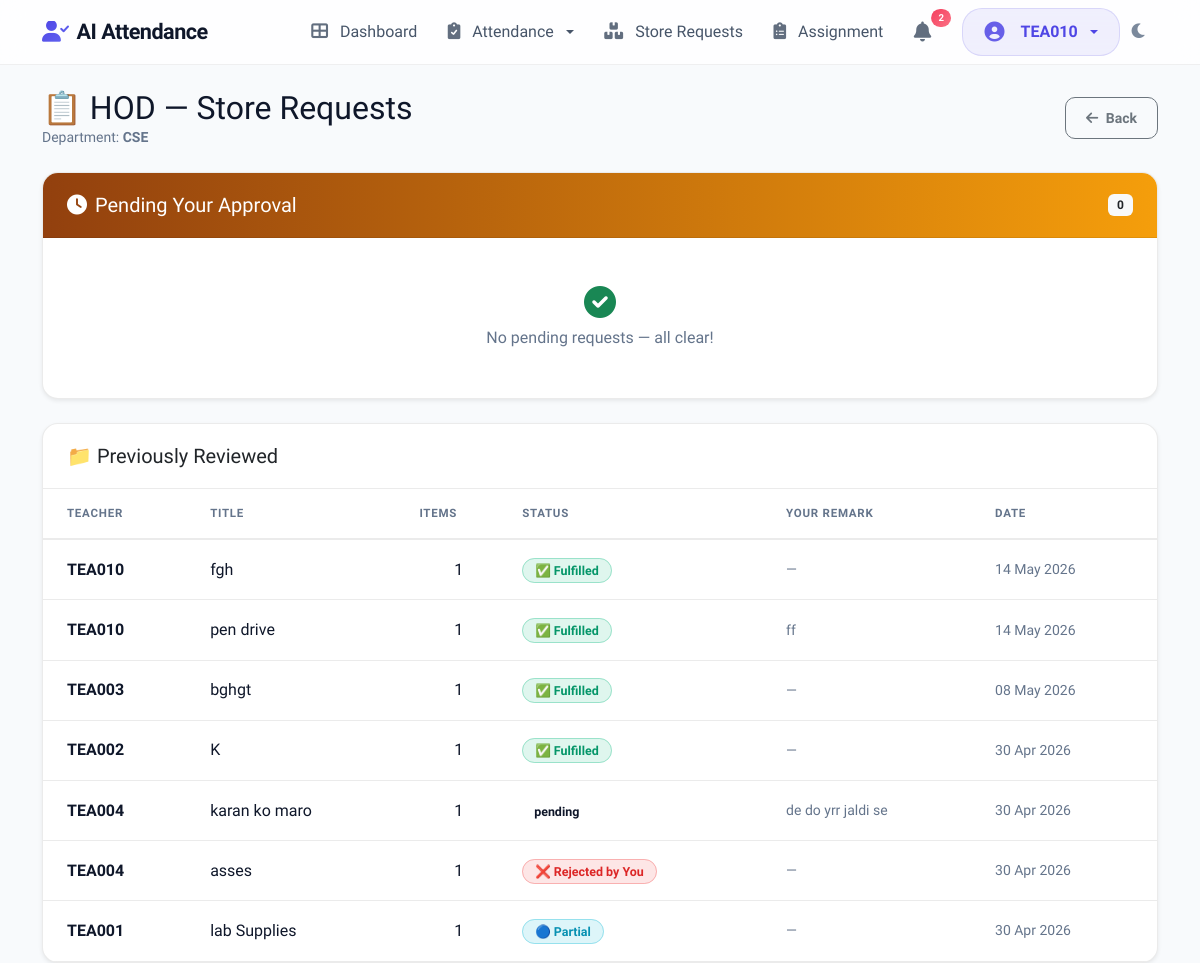
/core/hod/store/ (signed in), run on the app's committed database.
### core/models.py (models this page shows, shortened)
class TeacherProfile(models.Model):
    DESIGNATION_CHOICES = [
        ('hod', 'HOD'),
        ('asst_prof', 'Assistant Professor'),
    ]
    DEPARTMENT_CHOICES = [
        ('CSE',  'Computer Science & Engineering'),
        ('IT',   'Information Technology'),
        ('ECE',  'Electronics & Communication'),
        ('EE',   'Electrical Engineering'),
        ('ME',   'Mechanical Engineering'),
        ('CE',   'Civil Engineering'),
        ('AIDS', 'AI & Data Science'),
        ('AIML', 'AI & Machine Learning'),
        ('other','Other'),
    ]
    user = models.OneToOneField(
        User,
        on_delete=models.CASCADE,
        related_name='teacher_profile'
    )
    designation = models.CharField(
        max_length=20,
        choices=DESIGNATION_CHOICES,
        default='asst_prof'
    )
    department = models.CharField(
        max_length=10,
        choices=DEPARTMENT_CHOICES,
        default='CSE'
    )

class StoreRequest(models.Model):
    STATUS_CHOICES = [
        ('pending_hod',   'Awaiting HOD Approval'),
        ('hod_rejected',  'Rejected by HOD'),
        ('pending_store', 'Awaiting Store Head'),
        ('assigned',      'Assigned to Staff'),
        ('delivered',     'Delivered by Staff (Awaiting Confirmation)'),
        ('partial',       'Partially Fulfilled'),
        ('fulfilled',     'Fully Fulfilled'),
        ('rejected',      'Rejected by Store'),
    ]
    requested_by = models.ForeignKey(User, on_delete=models.CASCADE, related_name='store_requests')
    title        = models.CharField(max_length=200)
    notes        = models.TextField(blank=True)
    status       = models.CharField(max_length=20, choices=STATUS_CHOICES, default='pending_hod')
    hod_approved_by = models.ForeignKey(
        User, on_delete=models.SET_NULL, null=True, blank=True,
        related_name='hod_approved_requests'
    )
    hod_approved_at = models.DateTimeField(null=True, blank=True)
    hod_remarks     = models.TextField(blank=True)
    fulfilled_by = models.ForeignKey(
        StoreStaff, on_delete=models.SET_NULL,
        null=True, blank=True, related_name='fulfilled_requests'
    )
    assigned_to  = models.ForeignKey(
        StoreStaff, on_delete=models.SET_NULL,
        null=True, blank=True, related_name='assigned_requests'
    )
    assigned_at       = models.DateTimeField(null=True, blank=True)
    expected_delivery = models.DateField(null=True, blank=True)
    staff_response    = models.TextField(blank=True, help_text='Store staff response/notes')
    remarks           = models.TextField(blank=True, help_text='Store Head remarks')
    teacher_confirmed_at = models.DateTimeField(null=True, blank=True)
    teacher_remarks      = models.TextField(blank=True, help_text='Teacher remarks on receipt')
    created_at = models.DateTimeField(auto_now_add=True)
    updated_at = models.DateTimeField(auto_now=True)
    class Meta:
        ordering = ['-created_at']
    @property
    def total_items(self):
        return self.items.count()

### core/views.py (the view)
# urls.py: path('hod/store/', views.hod_store_requests, name='hod_store_requests'),
@login_required
def hod_store_requests(request):
    hod_profile = _get_hod_profile(request.user)
    if not hod_profile:
        messages.error(request, "Access denied — HOD only.")
        return redirect('teacher_dashboard')
    dept = hod_profile.department
    dept_teacher_ids = User.objects.filter(
        teacher_profile__department=dept,
        is_staff=True, is_superuser=False
    ).values_list('id', flat=True)
    pending   = StoreRequest.objects.filter(
        requested_by__in=dept_teacher_ids, status='pending_hod'
    ).prefetch_related('items').select_related('requested_by')
    reviewed  = StoreRequest.objects.filter(
        requested_by__in=dept_teacher_ids
    ).exclude(status='pending_hod').prefetch_related('items').select_related(
        'requested_by', 'hod_approved_by', 'assigned_to__user', 'fulfilled_by__user'
    )
    return render(request, 'hod_store_requests.html', {
        'pending':  pending,
        'reviewed': reviewed,
        'dept':     dept,
    })

### templates/hod_store_requests.html (shortened to what this page needs)
{% extends 'base.html' %}
{% block content %}
<div class="d-flex justify-content-between align-items-center mb-4">
    <div>
        <h2 class="header-title mb-0">📋 HOD — Store Requests</h2>
        <p class="text-muted small mb-0">Department: <strong>{{ dept }}</strong></p>
    </div>
    <a href="{% url 'teacher_dashboard' %}" class="btn btn-outline-secondary btn-sm">
        <i class="fas fa-arrow-left me-1"></i> Back
    </a>
</div>
<div class="card shadow-sm mb-4">
    <div class="card-header d-flex align-items-center gap-2"
         style="background:linear-gradient(90deg,#92400e,#f59e0b);color:#fff;">
        <i class="fas fa-clock fa-lg"></i>
        <h5 class="mb-0">Pending Your Approval</h5>
        <span class="badge bg-light text-dark ms-auto">{{ pending.count }}</span>
    </div>
    <div class="card-body p-0">
        {% if pending %}
        <div class="accordion" id="pendingAcc">
        {% for req in pending %}
        <div class="accordion-item border-0 border-bottom">
            <button class="accordion-button collapsed py-3 px-4" type="button"
                    data-bs-toggle="collapse" data-bs-target="#p{{ req.id }}">
                <div class="row w-100 align-items-center g-2">
                    <div class="col-md-4 fw-bold">
                        <i class="fas fa-user me-1 text-primary"></i>
                        {{ req.requested_by.get_full_name|default:req.requested_by.username }}
                        <div class="fw-normal text-muted small">{{ req.title }}</div>
                    </div>
                    <div class="col-md-3 text-muted small">{{ req.created_at|date:"d M Y, H:i" }}</div>
                    <div class="col-md-3">
                        <span class="status-pill sp-pending_hod">⏳ Awaiting Approval</span>
                    </div>
                    <div class="col-md-2 text-end">
                        <span class="badge bg-secondary">{{ req.total_items }} items</span>
                    </div>
                </div>
            </button>
            <div id="p{{ req.id }}" class="accordion-collapse collapse">
                <div class="accordion-body px-4">
                    <table class="table table-sm mb-3">
                        <thead><tr><th>Item</th><th class="text-center">Qty Requested</th></tr></thead>
                        <tbody>
                        {% for item in req.items.all %}
                        <tr>
                            <td>{{ item.item_name }}</td>
                            <td class="text-center"><span class="badge bg-secondary">{{ item.quantity_requested }}</span></td>
                        </tr>
                        {% endfor %}
                        </tbody>
                    </table>
                    {% if req.notes %}
                    <div class="alert alert-light py-2 mb-3"><small><strong>Notes:</strong> {{ req.notes }}</small></div>
                    {% endif %}
                    <form method="post" action="{% url 'hod_review_store_request' req.id %}">
                        {% csrf_token %}
                        <div class="mb-2">
                            <label class="form-label small fw-semibold">Your Remarks (optional)</label>
                            <textarea name="hod_remarks" class="form-control form-control-sm" rows="2"
                                      placeholder="Add a note for the store…"></textarea>
                        </div>
                        <div class="d-flex gap-2">
                            <button type="submit" name="action" value="approve"
                                    class="btn btn-success btn-sm">
                                <i class="fas fa-check me-1"></i>Approve & Forward to Store
                            </button>
                            <button type="submit" name="action" value="reject"
                                    class="btn btn-danger btn-sm">
                                <i class="fas fa-times me-1"></i>Reject
                            </button>
                        </div>
                    </form>
                </div>
            </div>
        </div>
        {% endfor %}
        </div>
        {% else %}
        <div class="text-center py-5 text-muted">
            <i class="fas fa-check-circle fa-2x mb-2 text-success"></i>
            <p class="mb-0">No pending requests — all clear!</p>
        </div>
        {% endif %}
    </div>
</div>
<div class="card shadow-sm">
    <div class="card-header" style="background:rgba(255,255,255,0.05);">
        <h5 class="mb-0">📁 Previously Reviewed</h5>
    </div>
    <div class="card-body p-0">
        {% if reviewed %}
        <div class="table-responsive">
        <table class="table table-hover align-middle mb-0">
            <thead class="table-dark" style="--bs-table-bg:#0d1b2e;">
                <tr><th class="ps-4">Teacher</th><th>Title</th><th>Items</th><th>Status</th><th>Your Remark</th><th>Date</th></tr>
            </thead>
            <tbody>
            {% for req in reviewed %}
            <tr>
                <td class="ps-4 fw-semibold">{{ req.requested_by.username }}</td>
                <td>{{ req.title }}</td>
                <td class="text-center">{{ req.total_items }}</td>
                <td>
                    <span class="status-pill sp-{{ req.status }}">
                        {% if req.status == 'pending_store' %}📤 Sent to Store
                        {% elif req.status == 'assigned' %}🔧 Assigned
                        {% elif req.status == 'partial' %}🔵 Partial
                        {% elif req.status == 'fulfilled' %}✅ Fulfilled
                        {% elif req.status == 'hod_rejected' %}❌ Rejected by You
                        {% else %}{{ req.get_status_display }}{% endif %}
                    </span>
                </td>
                <td class="text-muted small">{{ req.hod_remarks|default:"—" }}</td>
                <td class="text-muted small">{{ req.hod_approved_at|date:"d M Y"|default:"—" }}</td>
            </tr>
            {% endfor %}
            </tbody>
        </table>
        </div>
        {% else %}
        <div class="text-center py-4 text-muted"><p class="mb-0">No reviewed requests yet.</p></div>
        {% endif %}
    </div>
</div>
{% endblock %}

### templates/base.html (shortened to what this page needs)
<!DOCTYPE html>
<html lang="en">
<head>
    <link href="https://cdn.jsdelivr.net/npm/bootstrap@5.3.0/dist/css/bootstrap.min.css" rel="stylesheet">
    <link rel="stylesheet" href="https://cdnjs.cloudflare.com/ajax/libs/font-awesome/6.0.0/css/all.min.css">
</head>
<body>
    <nav class="navbar navbar-expand-lg navbar-light mb-4 sticky-top">
        <div class="container">
            <a class="navbar-brand fw-bold" href="{% url 'index' %}"><i class="fas fa-user-check me-2"></i>AI
                Attendance</a>
            <div class="collapse navbar-collapse" id="navbarNav">
                <ul class="navbar-nav ms-auto">
                    {% if user.is_authenticated %}
                    {% if user.is_superuser %}
                    <li class="nav-item"><a class="nav-link" href="{% url 'admin_dashboard' %}"><i class="fas fa-chart-line me-1"></i>Dashboard</a></li>
                    <li class="nav-item"><a class="nav-link" href="{% url 'manage_students' %}"><i class="fas fa-users-cog me-1"></i>Students</a></li>
                    <li class="nav-item"><a class="nav-link" href="{% url 'admin_store_dashboard' %}"><i class="fas fa-store me-1"></i>Store</a></li>
                    {% elif user.is_staff %}
                    <li class="nav-item">
                        <a class="nav-link" href="{% url 'teacher_dashboard' %}">
                            <i class="fas fa-th-large me-1"></i> Dashboard
                        </a>
                    </li>
                    <li class="nav-item dropdown">
                        <a class="nav-link dropdown-toggle" href="#" id="attendanceDropdown" role="button" data-bs-toggle="dropdown" aria-expanded="false">
                            <i class="fas fa-clipboard-check me-1"></i> Attendance
                        </a>
                    </li>
                    <li class="nav-item">
                        <a class="nav-link" href="{% url 'my_store_requests' %}">
                            <i class="fas fa-boxes me-1"></i> Store Requests
                        </a>
                    </li>
                    <li class="nav-item">
                        <a class="nav-link" href="{% url 'teacher_materials' %}">
                            <i class="fas fa-clipboard-list me-1"></i> Assignment
                        </a>
                    </li>
                    {% endif %}
                    {% if user.is_staff or user.store_profile or user.is_superuser %}
                    <li class="nav-item dropdown me-2" id="storeNotifLi">
                        <a class="nav-link" href="#" id="storeNotifDropdown" role="button" data-bs-toggle="dropdown" aria-expanded="false" style="position:relative;">
                            <i class="fas fa-bell fs-5"></i>
                            <span class="position-absolute top-0 start-100 translate-middle badge rounded-pill bg-danger" id="storeNotifBadge" style="display: none; font-size: 0.6em; margin-left: -5px; margin-top: 5px;">
                            </span>
                        </a>
                    </li>
                    {% endif %}
                    <li class="nav-item dropdown nav-item-profile ms-lg-2">
                        <a class="nav-link dropdown-toggle d-flex align-items-center" href="#" id="navbarDropdown" role="button"
                            data-bs-toggle="dropdown" aria-expanded="false" style="color: var(--primary-color) !important; font-weight: 600;">
                            <i class="fas fa-user-circle me-2 fs-5"></i> {{ user.username }}
                        </a>
                    </li>
                    {% else %}
                    {% if request.resolver_match.url_name != 'login' %}
                    <li class="nav-item"><a class="nav-link" href="{% url 'login' %}"><i
                                class="fas fa-sign-in-alt me-1"></i> Login</a></li>
                    {% endif %}
                    {% endif %}
                    <li class="nav-item">
                        <button class="btn nav-link" id="darkModeToggle" title="Toggle Dark Mode">
                            <i class="fas fa-moon"></i>
                        </button>
                    </li>
                </ul>
            </div>
        </div>
    </nav>
    <div class="container">
        {% block content %}{% endblock %}
    </div>
</body>
</html>

### data on the page
TeacherProfile: department "CSE"
StoreRequest: requested_by.username "TEA010", title "fgh", total_items "1", status "✅ Fulfilled", hod_remarks "—", hod_approved_at "14 May 2026"
StoreRequest: requested_by.username "TEA010", title "pen drive", total_items "1", status "✅ Fulfilled", hod_remarks "ff", hod_approved_at "14 May 2026"
StoreRequest: requested_by.username "TEA003", title "bghgt", total_items "1", status "✅ Fulfilled", hod_remarks "—", hod_approved_at "08 May 2026"
StoreRequest: requested_by.username "TEA002", title "K", total_items "1", status "✅ Fulfilled", hod_remarks "—", hod_approved_at "30 Apr 2026"
StoreRequest: requested_by.username "TEA004", title "karan ko maro", total_items "1", status "pending", hod_remarks "de do yrr jaldi se", hod_approved_at "30 Apr 2026"
StoreRequest: requested_by.username "TEA004", title "asses", total_items "1", status "❌ Rejected by You", hod_remarks "—", hod_approved_at "30 Apr 2026"
StoreRequest: requested_by.username "TEA001", title "lab Supplies", total_items "1", status "🔵 Partial", hod_remarks "—", hod_approved_at "30 Apr 2026"

### other printed values
{{ user.username }} "TEA010"
{{ pending.count }} "0"
